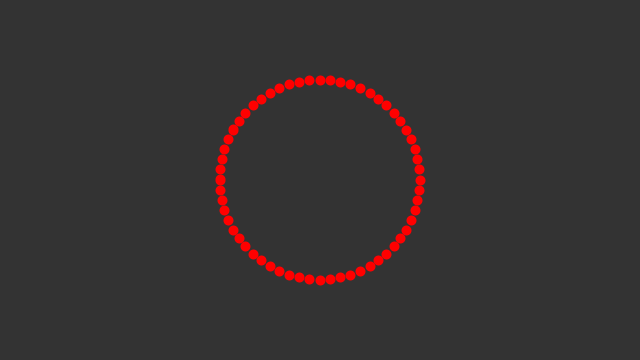
Frame 1 (no input)
Frame 60 (the mouse pressed at the canvas centre just before this capture): identical to frame 1, image omitted
Frame 120 (the mouse held since frame 60 and released just before this capture): identical to frame 1, image omitted

The Processing sketch that drew this single still picture (run headless with seeded random() and noise(); from frame 60 on, the mouse is pressed at the canvas centre):

// Processing sketch: AI_assignment__Boids_
// ── AI_assignment__Boids_.pde
import java.util.ArrayList;

// Define boid class
class Boid {
  PVector position;
  PVector velocity;
  PVector acceleration;
  float maxSpeed;              //maximum speed
  float maxForce;              //maximum steering force
  float perceptionRadius;      //obstacle radius that boids shoud avoid
  float r;                     //radius of obstacle to turn to the nighbour 

  //boid constructor 
  Boid(float x, float y) {
    position = new PVector(x, y);
    velocity = PVector.random2D();
    velocity.setMag(random(2, 4));
    acceleration = new PVector();
    maxSpeed = 2;
    maxForce = 0.1;
    perceptionRadius = 50;
    r = 2.0;
  }
  
 //add the force vector to acceleration
  void applyForce(PVector force) {
    acceleration.add(force);
  }
  //accumulate new acceleration each time base on three rules
  void flock(ArrayList<Boid> boids, ArrayList<PVector> obstacles) {
    PVector alignment = align(boids);
    PVector cohesion = cohesion(boids);
    PVector separation = separate(boids);
    PVector avoid = avoidObstacles(obstacles);
    
    //Arbitrary weight to the three laws of boids including avoiding obstacles
    alignment.mult(1);
    cohesion.mult(1);
    separation.mult(1.5);
    avoid.mult(2);
    //Add vectors to acceleration
    applyForce(alignment);
    applyForce(cohesion);
    applyForce(separation);
    applyForce(avoid);
  }
  //steer towards the avarage heading of local boids
  PVector align(ArrayList<Boid> boids) {
    PVector steering = new PVector();
    int total = 0;
    for (Boid other : boids) {
      float distance = PVector.dist(position, other.position);
      if (other != this && distance < perceptionRadius) {
        steering.add(other.velocity);
        total++;
      }
    }
    if (total > 0) {
      steering.div((float)total);
      steering.setMag(maxSpeed);
      steering.sub(velocity);
      steering.limit(maxForce);
    }
    return steering;
  }
  //steer to move towards the average position of other boids
  PVector cohesion(ArrayList<Boid> boids) {
    PVector steering = new PVector();
    int total = 0;
    for (Boid other : boids) {
      float distance = PVector.dist(position, other.position);
      if (other != this && distance < perceptionRadius) {
        steering.add(other.position);
        total++;
      }
    }
    if (total > 0) {
      steering.div(total);
      steering.sub(position);
      steering.setMag(maxSpeed);
      steering.sub(velocity);
      steering.limit(maxForce);
    }
    return steering;
  }
  //method to separate boids with a certain distance
  PVector separate(ArrayList<Boid> boids) {
    PVector steering = new PVector();
    int total = 0;
    for (Boid other : boids) {
      float distance = PVector.dist(position, other.position);
      if (other != this && distance < perceptionRadius/2) {
        PVector diff = PVector.sub(position, other.position);
        diff.div(distance*distance);
        steering.add(diff);
        total++;
      }
    }
    if (total > 0) {
      steering.div((float)total);
      steering.setMag(maxSpeed);
      steering.sub(velocity);
      steering.limit(maxForce);
    }
    return steering;
  }
  //method for boids to avoid obstacles and move to other direction
  PVector avoidObstacles(ArrayList<PVector> obstacles) {
      PVector steering = new PVector();
      int total = 0;
      for (PVector obstacle : obstacles) {
        float distance = PVector.dist(position, obstacle);
        if (distance < perceptionRadius) {
          PVector diff = PVector.sub(position, obstacle);
          diff.div(distance);
          steering.add(diff);
          total++;
        }
      }
      if (total > 0) {
        steering.div((float)total);
        steering.setMag(maxSpeed);
        steering.sub(velocity);
        steering.limit(maxForce);
  }
  return steering;
}
 //update the position of boids while in the move
  void update() {
    velocity.add(acceleration);
    velocity.limit(maxSpeed);
    position.add(velocity);
    acceleration.mult(0);
  }
  //wrap the boids around
  void edges() {
    if (position.x < -perceptionRadius) position.x = width + perceptionRadius;
    if (position.y < -perceptionRadius) position.y = height + perceptionRadius;
    if (position.x > width + perceptionRadius) position.x = -perceptionRadius;
    if (position.y > height + perceptionRadius) position.y = -perceptionRadius;
  }
  //show boids on the simulation in 2D
  void show() {
    // Draw a triangle rotated in the direction of velocity
    float theta = velocity.heading2D() + radians(90);
    // heading2D() above is now heading() but leaving old syntax until Processing.js catches up
    
    fill(100, 100);
    stroke(255);
    pushMatrix();
    translate(position.x, position.y);
    rotate(theta);
    beginShape(TRIANGLES);
    vertex(0, -r*2);
    vertex(-r, r*2);
    vertex(r, r*2);
    endShape();
    popMatrix();
    strokeWeight(2);
    }
  }
  
  // Define obstacle class
  class Obstacle {
  PVector position;      //variable to pinpot the obstacle's position
  
  Obstacle(float x, float y) {
    position = new PVector(x, y);
  }
  //render the obstacles to the environment
  void show() {
    strokeWeight(1);
    stroke(255, 0, 0);
    point(position.x, position.y);
    }
  }
  
  // Initialize arrays
  
  ArrayList<Boid> boids;
  ArrayList<PVector> obstacles;
  int numObstacles = 60;        //number of obstacles
  float radius = 100;           //radius of the circumfrerence
  //set up the environment
  void setup() {
    size(640, 360);
    boids = new ArrayList<Boid>();
    obstacles = new ArrayList<PVector>();
    float angle = TWO_PI / numObstacles;
    for (int i = 0; i < numObstacles; i++) {
      float x = width/2 + cos(i*angle) * radius;
      float y = height/2 + sin(i*angle) * radius;
      obstacles.add(new PVector(x, y));
    }
  }
  //render the boid and obstacles on the screen
  void draw() {
    background(51);
    
    // Add obstacles to the screen
    for (PVector obstacle : obstacles) {
      //the size of the obstacles
      strokeWeight(10);      
      //the color of the obstacles
      stroke(255, 0, 0); 
      //position of the obstacles
      point(obstacle.x, obstacle.y);
    }
    
    // Update and show boids
    for (Boid boid : boids) {
      boid.flock(boids, obstacles);
      boid.update();
      boid.edges();
      boid.show();
     }
     //display boids and obstacle base on a click of a mouse button
     if (mouseButton == LEFT) {
      boids.add(new Boid(mouseX,mouseY));
    }else if (mouseButton == RIGHT) {
      PVector obstacle = new PVector(mouseX, mouseY);
      obstacles.add(obstacle);
    }
}
